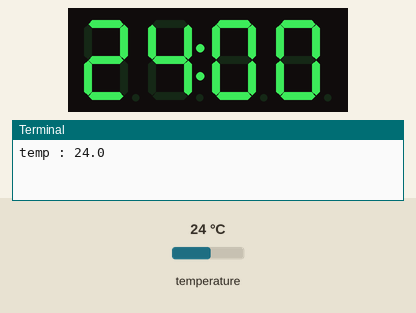
The program below on a simulated Raspberry Pi (BCM pin numbers). Parts: 4-digit seven-segment display, the last lines printed to the terminal. The test bench sets the inputs (shaded band); at power-on: temperature 24 °C. Library files of the repository ran but are not shown: tm1637.py.

Above: at 1.3 s.
1.4 s: temperature set to 12 °C
At 3.2 s:
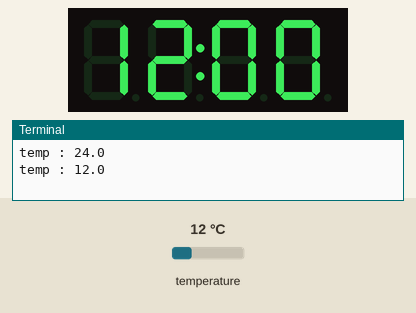
3.5 s: temperature set to 19 °C
At 5.3 s:
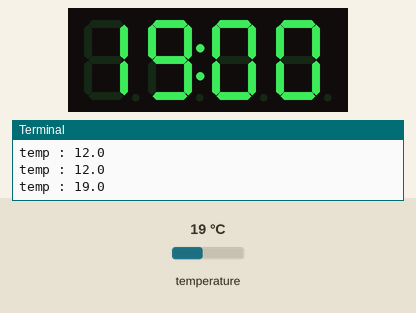
6.0 s: temperature set to 28 °C
At 7.4 s:
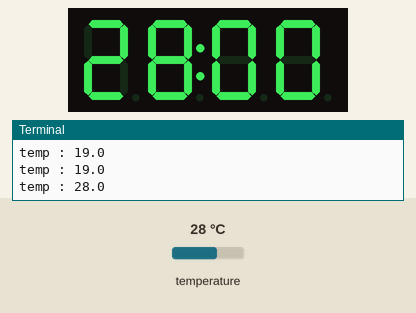
Timing chart, 0 to 9.0 s (numbered marks = the images above; inputs shaded):
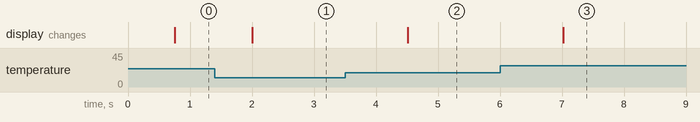

The program:

tm1637_DS18b20_Demo.py
```python
#!/usr/bin/env python
# show temp in tm1637

import tm1637
import sys
#sys.path.insert(0, '/home/pi/git/raspberrypi-tm1637/sensor')
#import ds18b20
from sensor.ds18b20 import *
import RPi.GPIO as GPIO
import time

CLK = 23
DATA = 24
GPIO.setmode(GPIO.BCM);
GPIO.setwarnings(False);

try:
    digital = tm1637.TM1637(CLK, DATA);
    digital.showDoublePoint(1);

    lastTemp = 0;
    while(True):
        #tempDS18b20 = ds18b20.DS18B20();
        tempDS18b20 = DS18B20();
        temp = tempDS18b20.readTemp();
        print 'temp :', temp
        realTemp = int(temp * 100);
        first = realTemp/1000%10;
        second = realTemp/100%10;
        third = realTemp/10%10;
        forth = realTemp%10;
        #print 'realTemp=', realTemp, first, ',', second, ',', third, ',', forth;
        number = [first, second, third, forth];
        digital.showData(number);

        time.sleep(0.5);
    # end while
except KeyboardInterrupt:
    pass

GPIO.cleanup();
```

ds18b20.py
```python
#!/usr/bin/env python
# ds18b20 tem sensor

import os
import glob
import time

#os.system('modprobe w1-gpoi');

baseDir = '/sys/bus/w1/devices/';
deviceDir = glob.glob(baseDir + '28*')[0];
deviceFile = deviceDir + '/w1_slave';

class DS18B20:
    tempC = 0;
    tempF = 0;
    def __init__(self):
        self.tempC = 0;
        self.tempF = 0;
    # end init

    def readTempDevices(self):
        return glob.glob(baseDir + "28*");
    # end readTempDevices

    def readTempRaw(self):
        f = open(deviceFile, 'r');
        lines = f.readlines();  # get all lines
        f.close();

        return lines;
    # end readTempRaw

    def readTemp(self):
        allLines = self.readTempRaw();

        while allLines[0].strip()[-3:] != 'YES':
            time.sleep(0.2);
            allLines = self.readTempRaw();
        # end while

        equalPos = allLines[1].find('t=');
        if equalPos != -1:
            tempStr = allLines[1][equalPos+2:];
            tempC = round(float(tempStr) / 1000.0,2);
            tempF = tempC * 9.0 / 5.0 + 32.0
        # end if

        #return tempC, tempF;
        return tempC;
    # end readTemp
# end DS18B20
```

Measured:
- after the input at 1.4 s, the display: changes after 0.61 s (image 1)
- after the input at 3.5 s, the display: changes after 1.0 s (image 2)
- after the input at 6.0 s, the display: changes after 1.0 s (image 3)
